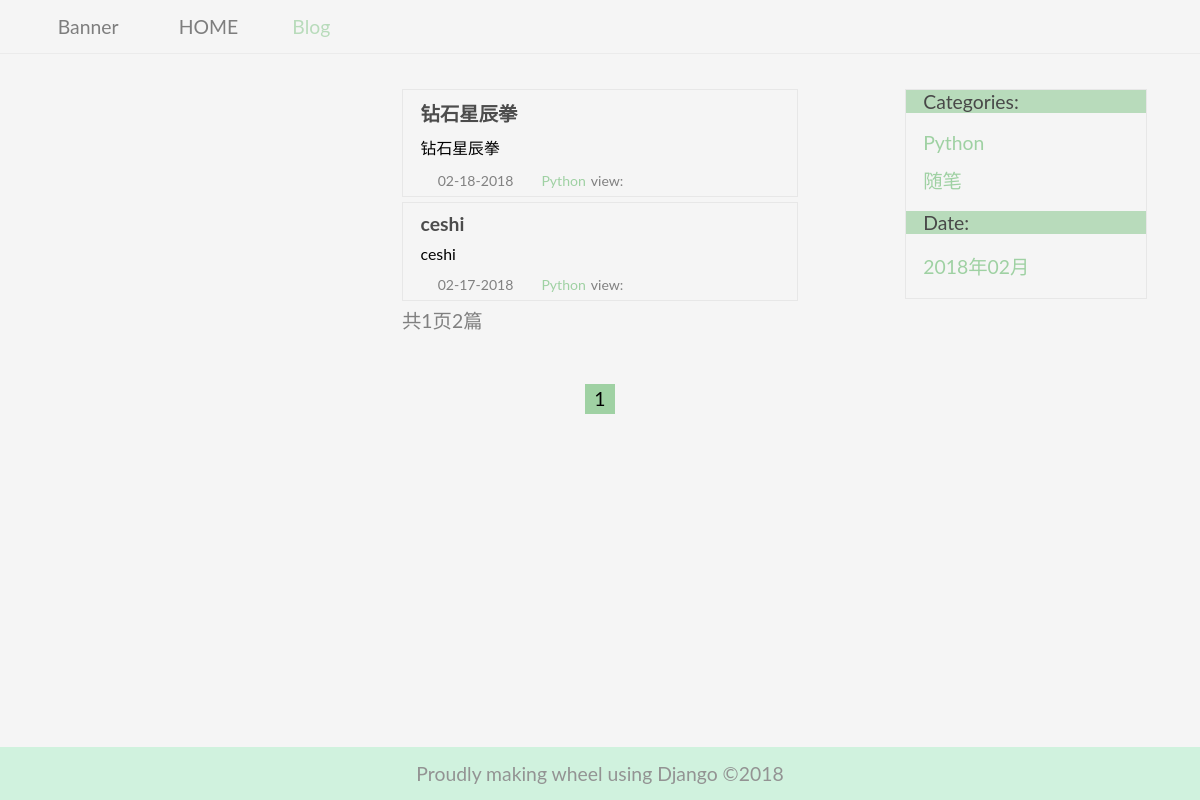
The page /blog/type/1 on the database its author committed.
### blog/models.py (models this page shows, shortened)
class Blog(models.Model):
    title = models.CharField(max_length=50, verbose_name='博客标题')
    blog_type = models.ForeignKey(BlogType, on_delete=models.DO_NOTHING, verbose_name='分类')
    content = models.TextField(verbose_name='博客内容')
    author = models.ForeignKey(User, on_delete=models.DO_NOTHING)
    created_time = models.DateTimeField(auto_now_add=True, verbose_name='发布时间')
    last_updated_time = models.DateTimeField(auto_now=True)
    image = models.ImageField(upload_to="media/%Y/%m", max_length=100,null=True,blank=True)
    class Meta:
        ordering = ['-created_time']

class BlogType(models.Model):
    type_name = models.CharField(max_length=15)
    def __str__(self):
        return self.type_name

### blog/views.py (the view)
# urls.py: path('type/<int:blog_type_pk>', views.blogs_with_type, name="blogs_with_type"),
def blogs_with_type(request, blog_type_pk):
    context = {}
    blog_type = get_object_or_404(BlogType, pk=blog_type_pk)
    blogs_list = Blog.objects.filter(blog_type=blog_type)
    paginator = Paginator(blogs_list, 5)
    page = request.GET.get('page')
    try:  # 获取某页
        blogs_list = paginator.page(page)
    except PageNotAnInteger:  # 如果 page 参数不为正整数，显示第一页
        blogs_list = paginator.page(1)
    except EmptyPage:  # 如果 page 参数为空页，跳到最后一页
        blogs_list = paginator.page(paginator.num_pages)
    context['blogs_list'] = blogs_list
    context['blog_dates'] = Blog.objects.dates('created_time', 'month', order="DESC")
    context['blog_types'] = BlogType.objects.all()
    return render_to_response('blog/blogs_with_type.html', context)

### templates/blog/blogs_with_type.html (shortened to what this page needs)
{% extends 'blog/blog_list.html' %}

### templates/blog/blog_list.html (shortened to what this page needs)
{% extends 'base.html' %}
{% block blog_active %}active{% endblock %}
{% block content %}
<section class="Myblog-container-left">
</section>
<section class="Myblog-container-middle">
{% for blog in blogs_list %}
<article class="MyBlog-list">
    <div class="MyBlog-list-body">
        <a href="{% url 'blog_detail' blog.pk %}"><h1 class="MyBlog-list-body_title">{{ blog.title }}</h1></a>
        <p class="MyBlog-list-body_content">{{ blog.content|truncatechars:70 }}</p>
        <span class="MyBlog-list-body_date">
            <svg class="icon icon-sz" aria-hidden="true">
                    <use xlink:href="#icon-shizhong1"></use>
                </svg>{{blog.created_time|date:'m-d-Y'}}</span>
        <span class="MyBlog-list-body_type"><svg class="icon icon-bq" aria-hidden="true">
                    <use xlink:href="#icon-2"></use>
                </svg><a href="{% url 'blogs_with_type'  blog.blog_type.pk %}">
            {{ blog.blog_type }}</a></span>
        <span class="MyBlog-list-body_views">view:</span>
    </div>
</article>
{% empty %}
<p>--哦哦 已经到头了--</p>
{% endfor %}
    <div class="article-number"><span>共{{ blogs_list.paginator.num_pages}}页{{ blogs_list.paginator.count}}篇</span></div>
<div class="pageturn">
    <ul class="pagelist">
        {% for page_num in blogs_list.paginator.page_range %}
        {% if page_num == blogs_list.number %}
        <li class="page-active"><span>{{page_num}}</span></li>
        {% else %}
        <li><a href="?page={{page_num}}">{{page_num}}</a></li>
        {% endif %}
        {% endfor %}
    </ul>
</div>
    </section>
<section class="Myblog-container-right">
    <div class="Myblog-container-right_type">
    <div class="Myblog-container-right_tag"><span>Categories:</span></div>
    <ul>
        {% for blog_type in blog_types %}
        <li><a href="{% url 'blogs_with_type' blog_type.pk %}">
            {{blog_type.type_name}}</a>
    </li>
        {% empty %}
        <li>暂无分类</li>
        {% endfor %}
    </ul>
        </div>
         <div class="Myblog-container-right_date">
    <div class="Myblog-container-right_tag"><span>Date:</span></div>
    <ul>
        {% for blog_date in blog_dates %}
        <li><a href="{% url 'blogs_with_date' blog_date.year blog_date.month %}">
            {{blog_date|date:"Y年m月"}}
        </a>
    </li>
        {% empty %}
        <li>暂无博客</li>
        {% endfor %}
    </ul>
        </div>
</section>
{% endblock %}

### static/base.css (style rules this page uses)
* { margin: 0; padding: 0; font-family: 'Lato'; font-size: 1.1rem; }
li { list-style-type:none; }
.MyBlog-list-body_title,a { text-decoration: none; color: #4c4c4c; }
.article-number { color: #4c4c4c; margin-bottom:0.3rem }
.MyBlog { background-color: #f5f5f5; }
.Myblog-container-left { width:20%; height:20%; border:1px solid #f5f5f5; display:hidden }
.Myblog-container-middle { width:33%; }
.Myblog-container-right { border:1px solid #e7e7e7; width:20%; height:20%; }
.Myblog-container-right_tag { height:40%; background-color:#9fd1a3; opacity: 0.7; }
.Myblog-container-right_tag span { margin-left:1rem; }
.Myblog-container-right a { color: #9fd1a3; }
.Myblog-container-right ul { margin-top:1rem; margin-bottom:1rem; margin-left:1rem; }
.Myblog-container-right ul li { margin-bottom:0.7rem; }
.MyBlog-list { border: 1px solid #e7e7e7; margin-bottom: 0.3rem; }
.MyBlog-list-body { margin:0.5rem 1rem 0.3rem 1rem; }
.MyBlog-list-body_content { font-size: 0.9rem; margin-top: 0.5rem; margin-bottom: 0.5rem; }
.MyBlog-list-body_date, .MyBlog-list-body_views, .MyBlog-list-body_type, .MyBlog-list-body_type a { font-size: 0.8rem; color: grey }
.MyBlog-list-body_type a { color: #9fd1a3; }
.icon { width: 1em; height: 1em; vertical-align: -0.15em; fill: currentColor; overflow: hidden; }
.icon-sz { width: 0.7em; height: 0.7em; margin-bottom:0.08rem; margin-right:0.2rem }
.pageturn { clear: both; height: 30px; margin: 50px auto; display: table; text-align: center; }
.pageturn .pagelist { display: table-cell; vertical-align: middle; overflow: hidden; }
.pageturn li { width: 30px; height: 30px; line-height: 30px; margin-left: 10px; float: left; text-align: center; }
.pageturn li:first-child { margin-left: 0; }
.pageturn li:hover a, .pageturn .page-active { background: #9fd1a3; border-color: #eaeaea; }
.article-number { color:grey; font-size:1rem text-align:center }

### rows shown on the page
Blog: title "钻石星辰拳", content "钻石星辰拳", created_time "02-18-2018", blog_type "Python"
Blog: title "ceshi", content "ceshi", created_time "02-17-2018", blog_type "Python"
BlogType: type_name "Python"
BlogType: type_name "随笔"

### other values the page prints
{{ blogs_list.paginator.num_pages }} "1"
{{ blogs_list.paginator.count }} "2"
{{ page_num }} "1"
{{ blog_date|date:"Y年m月" }} "2018年02月"
